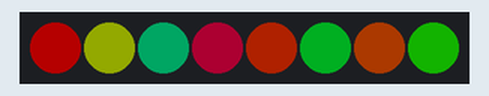
Simulated run of this sketch. Board: Arduino Uno, built with avr-gcc and run on an emulated ATmega328P. Parts: 8 RGB LEDs in strip order, left to right. Dim RGB values are drawn brighter than linear; random numbers use the default seed unless the sketch sets one.

Above: at 0.1 s.
At 4.93 s:
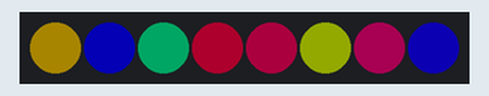
At 9.97 s:
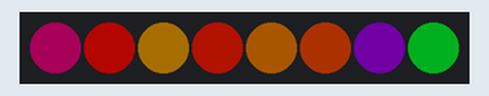
At 19.83 s:
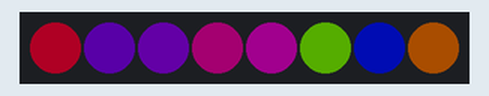
At 29.7 s:
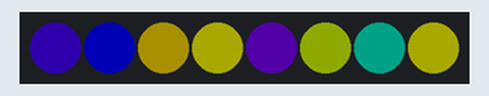
At 39.76 s:
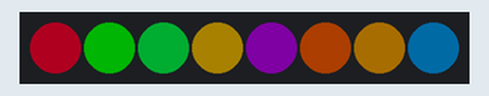
Timing chart, 0 to 40.0 s (numbered marks = the images above):
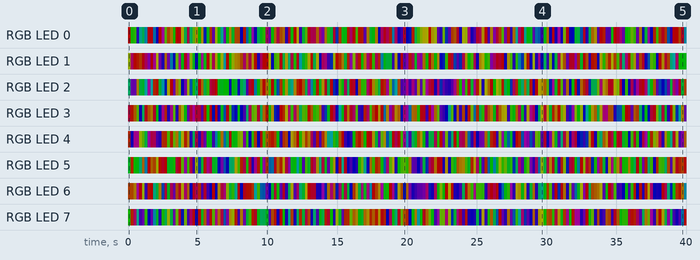

The sketch:

caleidoscopio-neopixel.ino
```cpp
#include <FastLED.h>

#define N_NPIX 8
CRGB leds[N_NPIX];

void setup() {
  clearleds();
  randomSeed(analogRead(A0));
}

int hue;

void loop() {
  for (int i = 0; i < N_NPIX; i++) {
    hue = random(256);
    leds[i].setHSV( hue, 255, 127);
  }
  FastLED.show();
  delay(200);
}

void clearleds() {
  FastLED.addLeds<WS2812, 2, GRB>(leds, N_NPIX);
  for (int i = 0; i < N_NPIX; i++) {
    leds[i] = CRGB(0,0,0);
  }
  FastLED.show();
}
```

Measured:
- by itself, RGB LED 0: off → RGB(64, 0, 0) at 0.01 s, → RGB(6, 61, 0) 0.20 s later, → RGB(12, 58, 0) 0.20 s later, → RGB(11, 0, 53) 0.20 s later, … (198 changes in this stretch)
- by itself, RGB LED 1: off → RGB(39, 45, 0) at 0.01 s, → RGB(41, 0, 23) 0.20 s later, → RGB(62, 2, 0) 0.20 s later, → RGB(56, 8, 0) 0.20 s later, … (199 changes in this stretch)
